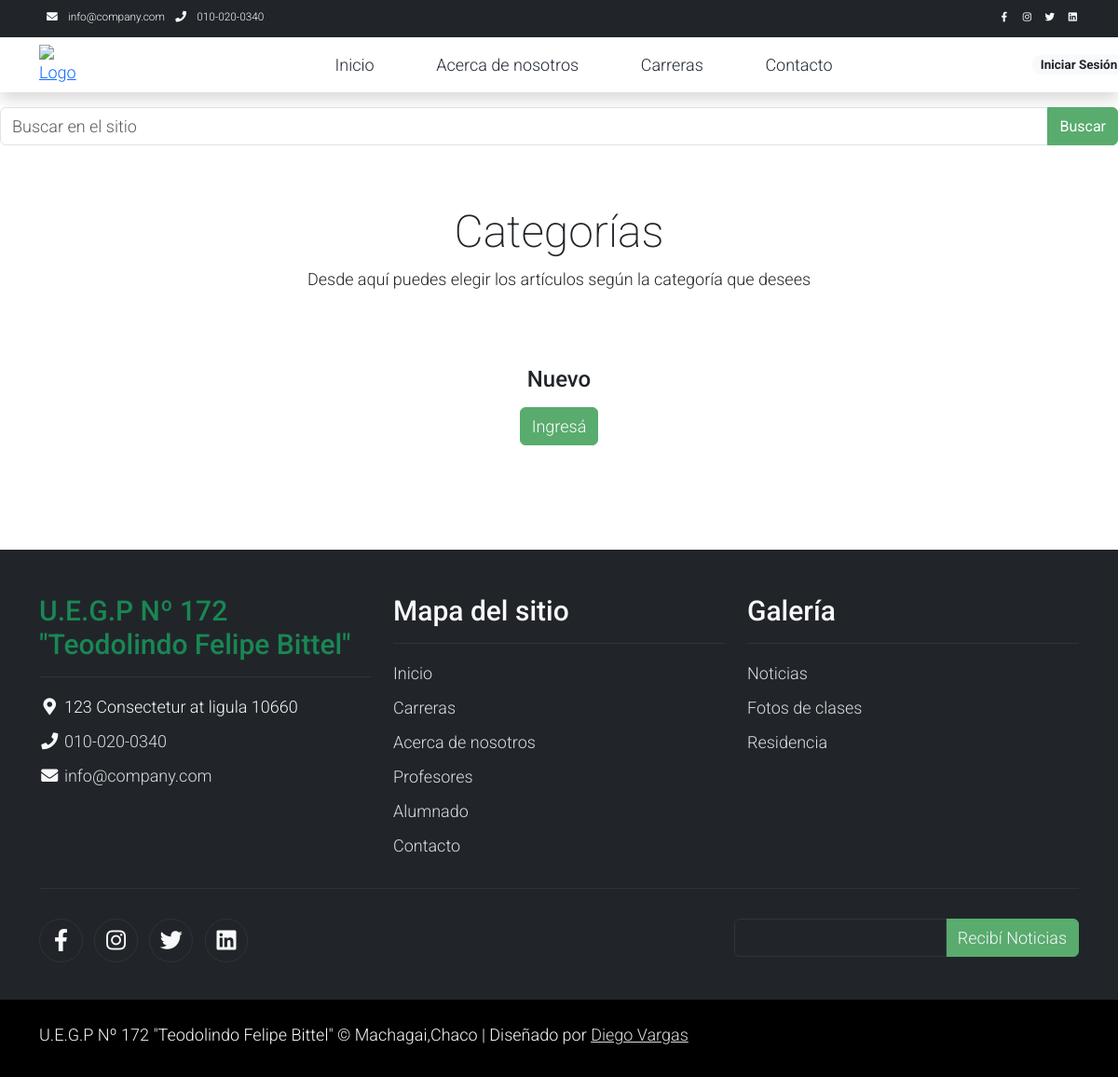
The page /categoria/ on the database as committed earlier.
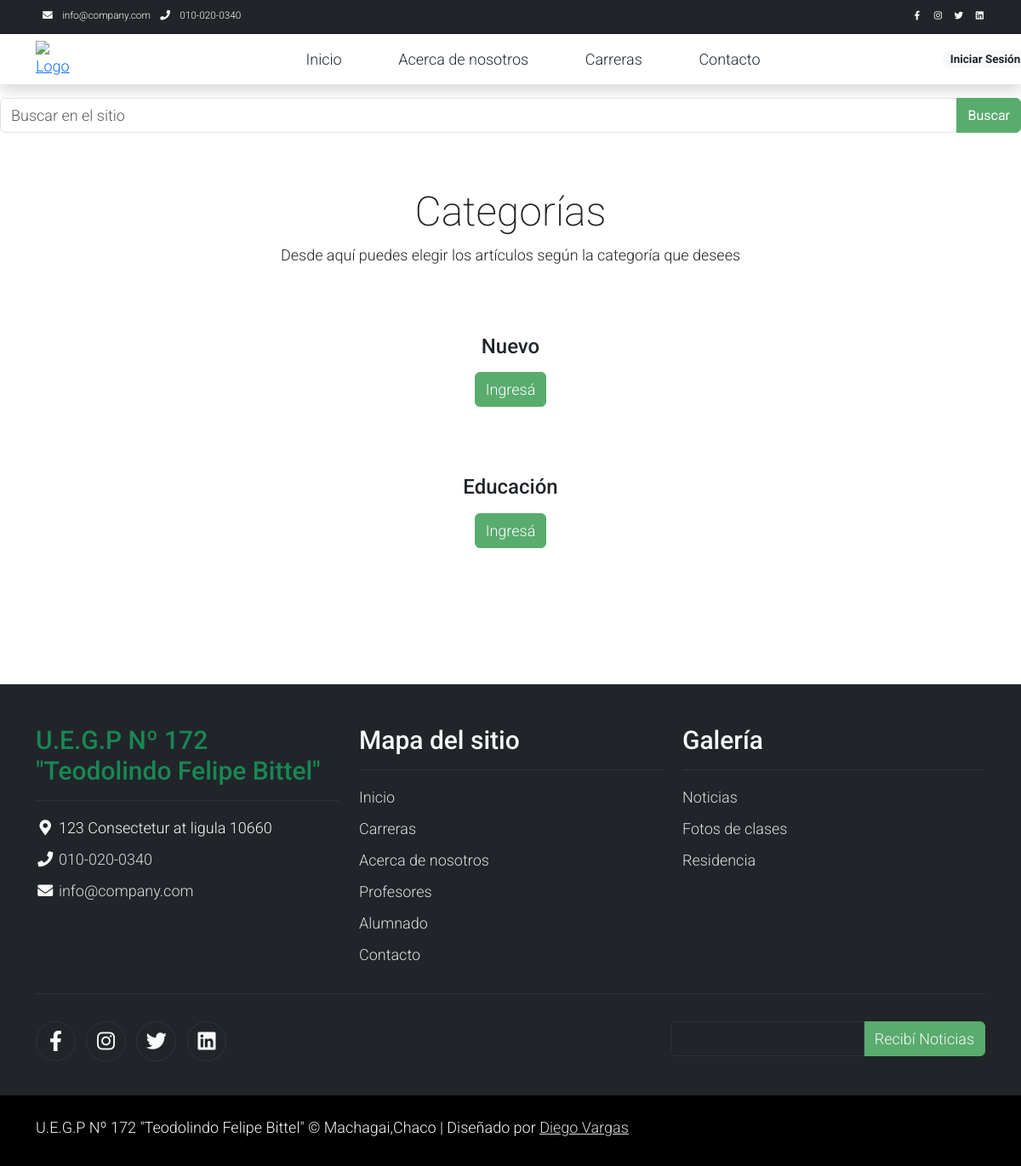
The same page on the database as committed later.
### apps/articulo/models.py (models this page shows, shortened)
class Categoria(models.Model):
    nombre = models.CharField(max_length=30, null=False, default='Sin categoría')

### apps/articulo/views.py (the view)
# urls.py: path('categoria/', CategoriaListView.as_view(), name='categoria_lista'),
class CategoriaListView(ListView):
    model = Categoria
    template_name = 'articulo/categoria_lista.html'
    context_object_name = 'categorias'

### apps/articulo/templatetags/colaborador_tags.py (called while the page is built)
@register.filter(name='has_group')
def has_group(user, group_name):
    return user.groups.filter(name=group_name).exists()

### template/articulo/categoria_lista.html (shortened to what this page needs)
{% extends 'base.html' %}
{% load static %}
{% load colaborador_tags %}
{% block contenido %}
<section class="container py-5">
    <div class="row text-center pt-3">
        <div class="col-lg-6 m-auto">
            <h1 class="h1">Categorías</h1>
            <p>
                Desde aquí puedes elegir los artículos según la categoría que desees
            </p>
        </div>
    </div>
    <div class="row">
        {% for categoria in categorias %}
        <div class="col-md-12 p-5">
            <h4 class="text-center mt-3 mb-3">{{ categoria.nombre | capfirst }}</h4>
                <p class="text-center"><a class="btn btn-success" href="{% url 'apps.articulo:articulos_por_categoria' pk=categoria.pk %}">Ingresá</a></p>
        {% empty %}
            <h3 class="text-center mt-3 mb-3">No hay categorías</h3>
        {% endfor %}
        </div>
    </div>
</section>
{% endblock %}

Rows that differ between the two databases and show on the page:
added Categoria: nombre "Educación"
